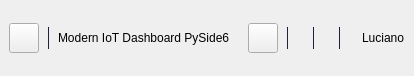
     <widget class="QFrame" name="top_menu_frame">
      <property name="minimumSize">
       <size>
        <width>0</width>
        <height>76</height>
       </size>
      </property>
      <property name="maximumSize">
       <size>
        <width>16777215</width>
        <height>76</height>
       </size>
      </property>
      <property name="frameShape">
       <enum>QFrame::NoFrame</enum>
      </property>
      <property name="frameShadow">
       <enum>QFrame::Sunken</enum>
      </property>
      <layout class="QHBoxLayout" name="horizontalLayout">
       <property name="spacing">
        <number>0</number>
       </property>
       <property name="leftMargin">
        <number>0</number>
       </property>
       <property name="topMargin">
        <number>0</number>
       </property>
       <property name="rightMargin">
        <number>0</number>
       </property>
       <property name="bottomMargin">
        <number>0</number>
       </property>
       <item>
        <widget class="QFrame" name="frame">
         <property name="maximumSize">
          <size>
           <width>70</width>
           <height>16777215</height>
          </size>
         </property>
         <property name="frameShape">
          <enum>QFrame::NoFrame</enum>
         </property>
         <property name="frameShadow">
          <enum>QFrame::Raised</enum>
         </property>
         <layout class="QHBoxLayout" name="horizontalLayout_2">
          <item>
           <widget class="QPushButton" name="hamburger_menu">
            <property name="maximumSize">
             <size>
              <width>30</width>
              <height>30</height>
             </size>
            </property>
            <property name="text">
             <string/>
            </property>
           </widget>
          </item>
         </layout>
        </widget>
       </item>
       <item>
        <widget class="Line" name="line">
         <property name="maximumSize">
          <size>
           <width>1</width>
           <height>22</height>
          </size>
         </property>
         <property name="styleSheet">
          <string notr="true">background-color: #1B1B38;
max-height: 20px;</string>
         </property>
         <property name="orientation">
          <enum>Qt::Vertical</enum>
         </property>
        </widget>
       </item>
       <item>
        <widget class="QFrame" name="frame_2">
         <property name="frameShape">
          <enum>QFrame::NoFrame</enum>
         </property>
         <property name="frameShadow">
          <enum>QFrame::Raised</enum>
         </property>
         <layout class="QHBoxLayout" name="horizontalLayout_7">
          <item>
           <widget class="QLabel" name="system_name">
            <property name="text">
             <string>Modern IoT Dashboard PySide6</string>
            </property>
           </widget>
          </item>
         </layout>
        </widget>
       </item>
       <item>
        <widget class="QFrame" name="frame_5">
         <property name="maximumSize">
          <size>
           <width>62</width>
           <height>16777215</height>
          </size>
         </property>
         <property name="frameShape">
          <enum>QFrame::NoFrame</enum>
         </property>
         <property name="frameShadow">
          <enum>QFrame::Raised</enum>
         </property>
         <layout class="QVBoxLayout" name="verticalLayout_2">
          <item>
           <widget class="QPushButton" name="search_button">
            <property name="maximumSize">
             <size>
              <width>30</width>
              <height>30</height>
             </size>
            </property>
            <property name="text">
             <string/>
            </property>
           </widget>
          </item>
         </layout>
        </widget>
       </item>
       <item>
        <widget class="Line" name="line_2">
         <property name="maximumSize">
          <size>
           <width>1</width>
           <height>22</height>
          </size>
         </property>
         <property name="styleSheet">
          <string notr="true">background-color: #1B1B38;
max-height: 20px;</string>
         </property>
         <property name="orientation">
          <enum>Qt::Vertical</enum>
         </property>
        </widget>
       </item>
       <item>
        <widget class="QFrame" name="frame_6">
         <property name="maximumSize">
          <size>
           <width>62</width>
           <height>16777215</height>
          </size>
         </property>
         <property name="frameShape">
          <enum>QFrame::NoFrame</enum>
         </property>
         <property name="frameShadow">
          <enum>QFrame::Raised</enum>
         </property>
         <layout class="QHBoxLayout" name="horizontalLayout_4">
          <item>
           <widget class="QLabel" name="email_icon">
            <property name="text">
             <string/>
            </property>
            <property name="pixmap">
             <pixmap resource="../../resource.qrc">:/icons/resources/icons/email-outline.svg</pixmap>
            </property>
            <property name="alignment">
             <set>Qt::AlignCenter</set>
            </property>
           </widget>
          </item>
         </layout>
        </widget>
       </item>
       <item>
        <widget class="Line" name="line_3">
         <property name="maximumSize">
          <size>
           <width>1</width>
           <height>22</height>
          </size>
         </property>
         <property name="styleSheet">
          <string notr="true">background-color: #1B1B38;
max-height: 20px;</string>
         </property>
         <property name="orientation">
          <enum>Qt::Vertical</enum>
         </property>
        </widget>
       </item>
       <item>
        <widget class="QFrame" name="frame_7">
         <property name="maximumSize">
          <size>
           <width>62</width>
           <height>16777215</height>
          </size>
         </property>
         <property name="frameShape">
          <enum>QFrame::NoFrame</enum>
         </property>
         <property name="frameShadow">
          <enum>QFrame::Raised</enum>
         </property>
         <layout class="QHBoxLayout" name="horizontalLayout_3">
          <item>
           <widget class="QLabel" name="notification_icon">
            <property name="text">
             <string/>
            </property>
            <property name="pixmap">
             <pixmap resource="../../resource.qrc">:/icons/resources/icons/bell-outline.svg</pixmap>
            </property>
            <property name="alignment">
             <set>Qt::AlignCenter</set>
            </property>
           </widget>
          </item>
         </layout>
        </widget>
       </item>
       <item>
        <widget class="Line" name="line_4">
         <property name="maximumSize">
          <size>
           <width>1</width>
           <height>22</height>
          </size>
         </property>
         <property name="styleSheet">
          <string notr="true">background-color: #1B1B38;
max-height: 20px;</string>
         </property>
         <property name="orientation">
          <enum>Qt::Vertical</enum>
         </property>
        </widget>
       </item>
       <item>
        <widget class="QFrame" name="frame_8">
         <property name="maximumSize">
          <size>
           <width>170</width>
           <height>16777215</height>
          </size>
         </property>
         <property name="frameShape">
          <enum>QFrame::NoFrame</enum>
         </property>
         <property name="frameShadow">
          <enum>QFrame::Raised</enum>
         </property>
         <layout class="QHBoxLayout" name="horizontalLayout_6">
          <item>
           <widget class="QLabel" name="user_pic">
            <property name="maximumSize">
             <size>
              <width>50</width>
              <height>50</height>
             </size>
            </property>
            <property name="text">
             <string/>
            </property>
            <property name="pixmap">
             <pixmap resource="../../resource.qrc">:/images/resources/images/86445195.png</pixmap>
            </property>
            <property name="scaledContents">
             <bool>true</bool>
            </property>
           </widget>
          </item>
          <item>
           <widget class="QLabel" name="user_name">
            <property name="text">
             <string>Luciano</string>
            </property>
           </widget>
          </item>
         </layout>
        </widget>
       </item>
      </layout>
     </widget>
